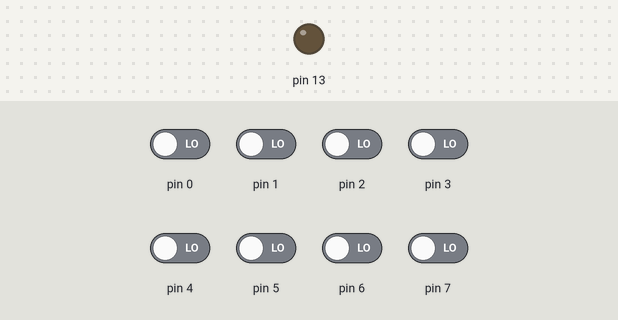
This program was run on a simulated Arduino Uno, built with avr-gcc and run on an emulated ATmega328P. On the bench: output pins drawn as LEDs (lit = HIGH). The test bench sets the inputs (shaded band); at power-on: pin 0–7 LOW.

Above: at 0.8 s.
0.9 s: pin 2 driven HIGH and pin 3 driven HIGH
At 1.7 s:
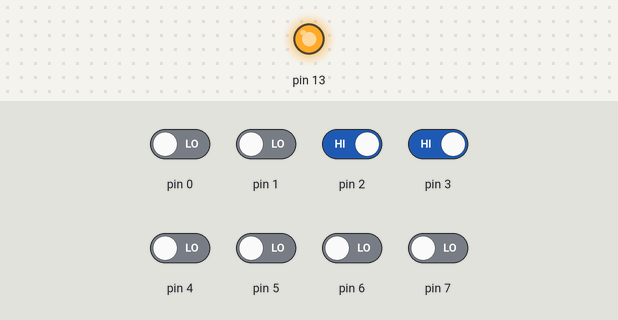
2.4 s: pin 2 driven LOW
At 2.9 s:
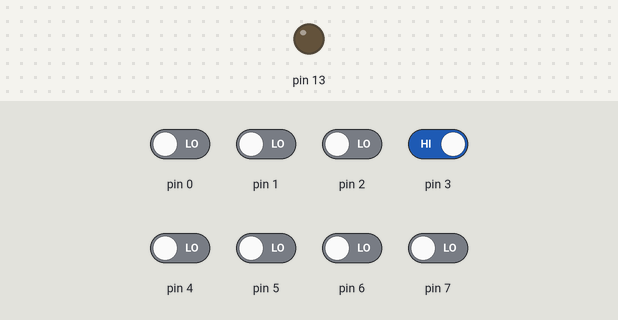
3.9 s: pin 2 driven HIGH
At 5.2 s:
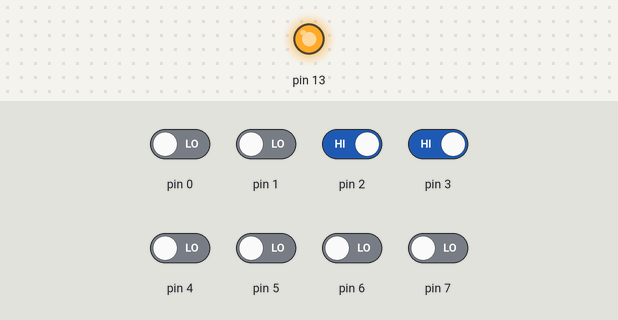
Timing chart, 0 to 6.9 s (numbered marks = the images above; inputs shaded):
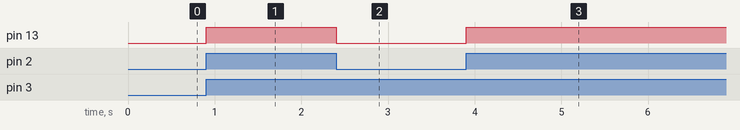

The program:

main.c
```c
#include<avr/io.h>
#include<util/delay.h>

int main(void)
{
  int P,Q,R,S,T;
  int Y;

  DDRD &=-(1<<PD2)&(1<<PD3)&(1<<PD4)&(1<<PD5)&(1<<PD6);

  DDRB |=(1<<PB5);


  while(1)
  {
    P=(PIND & (1<<PIND2)) == (1<<PIND2);
    Q=(PIND & (1<<PIND3)) == (1<<PIND3);
    R=(PIND & (1<<PIND4)) == (1<<PIND4);
    S=(PIND & (1<<PIND5)) == (1<<PIND5);
    T=(PIND & (1<<PIND6)) == (1<<PIND6);

    Y=(P&&Q) && ((!T)||(R&&S));


    PORTB = (Y<<5);


  }

  return 0;
}
```

Measured:
- after the input at 0.9 s, pin 13: LOW → HIGH at once
- after the input at 2.4 s, pin 13: HIGH → LOW at once
- after the input at 3.9 s, pin 13: LOW → HIGH at once
